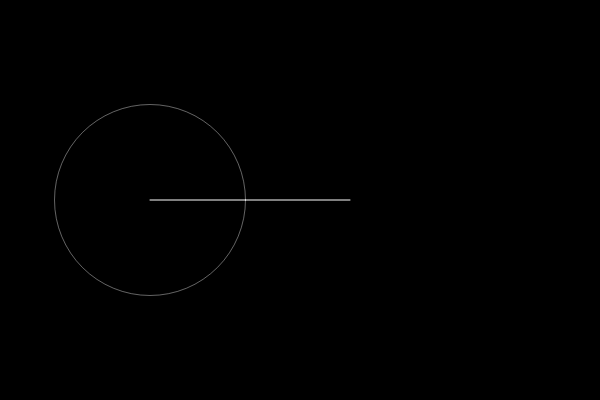
Frame 1 (no input)
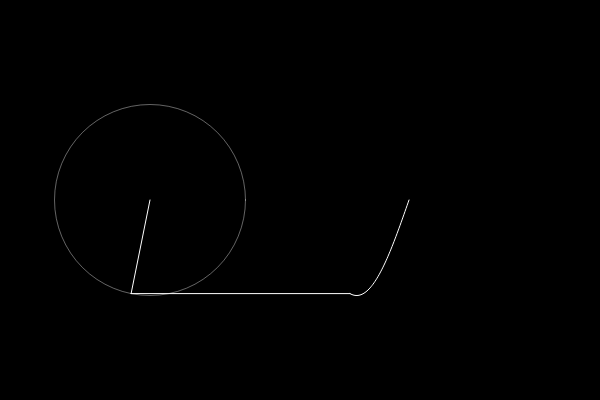
Frame 60 (no input)
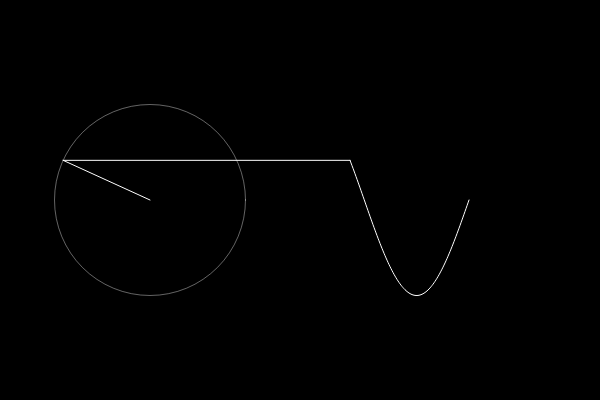
Frame 120 (the mouse pressed at the canvas centre since frame 60)

The p5.js sketch that drew these frames (run headless with seeded random() and noise() and a simulated clock; from frame 60 on, the mouse is pressed at the canvas centre):

// p5.js sketch
// ── sketch.js

let time = 0;
let wave = [];
let slider;

function setup() {
    createCanvas(600, 400);
    slider = createSlider(1, 1000, 1);
}

function draw() {
    background(0);
    translate(150, 200);
    noFill();
    
    let x = 0;
    let y = 0;

    for(let i = 0; i < slider.value(); i++) {
        let prevx = x;
        let prevy = y;
        let n = 2 * i + 1;
        let radius = 75 * (4 / (n * PI));
        x += radius * cos(n * time);
        y += radius * sin(n * time);
        
        stroke(255, 100);
        ellipse(prevx, prevy, 2 * radius);

        stroke(255);
        line(prevx, prevy, x, y);
    
    }
        wave.unshift(y);
      
        noFill();
        translate(200, 0);
        beginShape();
        for(let i = 0; i < wave.length; i++) {
            vertex(i, wave[i]);
        }
        endShape();

    

    if(wave.length > 250) {
        wave.pop();
    }
    line(x-200, y, 0, wave[0]);


    time += 0.03;
}
